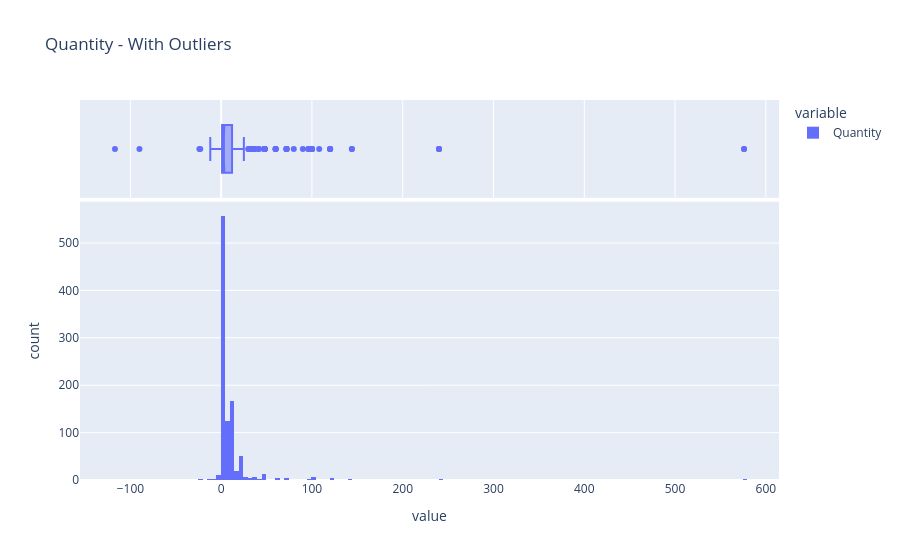
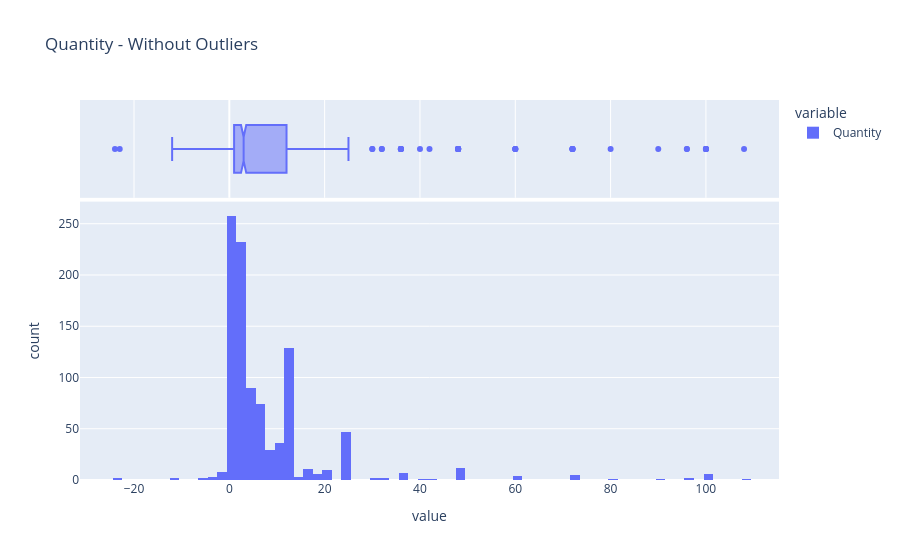

Notebook cell for these charts, in order:
### Markdown cell above
Para la variable Price, no se registran valores faltantes. La media es de 4,68 con una desviación estándar de 146, lo que refleja una dispersión muy alta explicada por la presencia de outliers. En particular, se observa un mínimo de −53.594, lo cual carece de sentido económico dado que un precio no puede ser negativo, y un máximo de 25.111 euros. Los cuartiles corroboran la presencia de valores extremos: el 75% de los registros tiene un precio menor o igual a 4,21 euros, lo que contrasta fuertemente con el valor máximo. La kurtosis presenta un valor elevado, indicando que la distribución está altamente concentrada en torno a precios bajos, con una cola derecha larga y delgada. El gráfico de distribución confirma este comportamiento.

Tras el tratamiento de outliers, el rango de valores es considerablemente más acotado, con un mínimo de 0 y un máximo de 45,95 euros. Se mantiene la concentración hacia los valores bajos, pero la cola derecha es significativamente más corta.

### Code cell
profile_serie(df_retail["Quantity"])

### Figure 1 — Plotly figure (JSON) as saved in the notebook; plotly's stock layout.template omitted (floating-point values rounded to 4 significant figures; data arrays with more than 128 entries replaced by an {"elided": "..."} marker saying what was removed)
{"data": [{"bingroup": "x", "hovertemplate": "variable=Quantity<br>value=%{x}<br>count=%{y}<extra></extra>", "legendgroup": "Quantity", "marker": {"color": "#636efa", "pattern": {"shape": ""}}, "name": "Quantity", "orientation": "v", "showlegend": true, "type": "histogram", "x": {"elided": "1000 int values"}, "xaxis": "x", "yaxis": "y"}, {"hovertemplate": "variable=Quantity<br>value=%{x}<extra></extra>", "legendgroup": "Quantity", "marker": {"color": "#636efa"}, "name": "Quantity", "notched": true, "showlegend": false, "type": "box", "x": {"elided": "1000 int values"}, "xaxis": "x2", "yaxis": "y2"}], "layout": {"barmode": "relative", "legend": {"title": {"text": "variable"}, "tracegroupgap": 0}, "title": {"text": "Quantity - With Outliers"}, "xaxis": {"anchor": "y", "domain": [0, 1], "title": {"text": "value"}}, "xaxis2": {"anchor": "y2", "domain": [0, 1], "matches": "x", "showgrid": true, "showticklabels": false}, "yaxis": {"anchor": "x", "domain": [0, 0.7326], "title": {"text": "count"}}, "yaxis2": {"anchor": "x2", "domain": [0.7426, 1], "matches": "y2", "showgrid": false, "showline": false, "showticklabels": false, "ticks": ""}}}

### Figure 2 — Plotly figure (JSON) as saved in the notebook; plotly's stock layout.template omitted (floating-point values rounded to 4 significant figures; data arrays with more than 128 entries replaced by an {"elided": "..."} marker saying what was removed)
{"data": [{"bingroup": "x", "hovertemplate": "variable=Quantity<br>value=%{x}<br>count=%{y}<extra></extra>", "legendgroup": "Quantity", "marker": {"color": "#636efa", "pattern": {"shape": ""}}, "name": "Quantity", "orientation": "v", "showlegend": true, "type": "histogram", "x": {"elided": "987 int values"}, "xaxis": "x", "yaxis": "y"}, {"hovertemplate": "variable=Quantity<br>value=%{x}<extra></extra>", "legendgroup": "Quantity", "marker": {"color": "#636efa"}, "name": "Quantity", "notched": true, "showlegend": false, "type": "box", "x": {"elided": "987 int values"}, "xaxis": "x2", "yaxis": "y2"}], "layout": {"barmode": "relative", "legend": {"title": {"text": "variable"}, "tracegroupgap": 0}, "title": {"text": "Quantity - Without Outliers"}, "xaxis": {"anchor": "y", "domain": [0, 1], "title": {"text": "value"}}, "xaxis2": {"anchor": "y2", "domain": [0, 1], "matches": "x", "showgrid": true, "showticklabels": false}, "yaxis": {"anchor": "x", "domain": [0, 0.7326], "title": {"text": "count"}}, "yaxis2": {"anchor": "x2", "domain": [0.7426, 1], "matches": "y2", "showgrid": false, "showline": false, "showticklabels": false, "ticks": ""}}}
